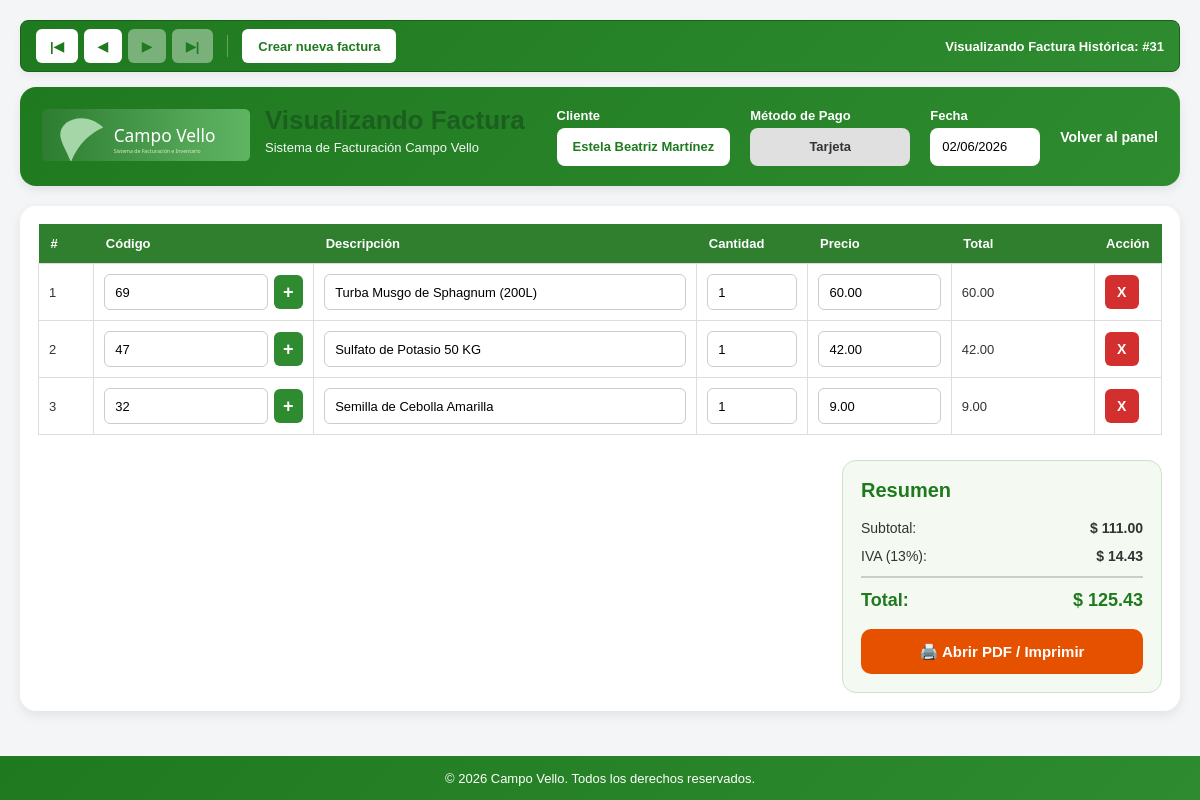
Page /cajero/nueva_factura.php?id=31 (signed in) on the committed database.
### tables this page shows
CREATE TABLE `facturas` (
  `id` int(11) NOT NULL,
  `user_id` int(11) DEFAULT NULL,
  `client_id` int(11) DEFAULT NULL,
  `metodo_pago` varchar(20) NOT NULL DEFAULT 'Efectivo',
  `subtotal` decimal(12,2) DEFAULT 0.00,
  `iva_amount` decimal(12,2) DEFAULT 0.00,
  `total` decimal(12,2) DEFAULT NULL,
  `created_at` timestamp NOT NULL DEFAULT current_timestamp()
);

CREATE TABLE `clientes` (
  `id` int(11) NOT NULL,
  `name` varchar(150) DEFAULT NULL,
  `nit` varchar(80) DEFAULT NULL,
  `address` varchar(255) DEFAULT NULL,
  `phone` varchar(50) DEFAULT NULL,
  `email` varchar(150) DEFAULT NULL,
  `created_at` timestamp NOT NULL DEFAULT current_timestamp()
);

CREATE TABLE `invoice_items` (
  `id` int(11) NOT NULL,
  `invoice_id` int(11) DEFAULT NULL,
  `product_id` int(11) DEFAULT NULL,
  `quantity` int(11) DEFAULT NULL,
  `price` decimal(10,2) DEFAULT NULL
);

CREATE TABLE `productos` (
  `id` int(11) NOT NULL,
  `name` varchar(150) DEFAULT NULL,
  `category_id` int(11) DEFAULT NULL,
  `location` varchar(120) DEFAULT NULL,
  `price` decimal(10,2) DEFAULT NULL,
  `stock` int(11) DEFAULT 0
);

### cajero/nueva_factura.php (the view, shortened to what this page needs)
<?php
$pdo = getPDO();
$factura_id_actual = isset($_GET['id']) ? intval($_GET['id']) : null;
$factura_guardada = null;
$detalles_guardados = [];
$id_primero  = $pdo->query("SELECT MIN(id) FROM facturas")->fetchColumn();
$id_ultimo   = $pdo->query("SELECT MAX(id) FROM facturas")->fetchColumn();
$id_anterior = null;
$id_siguiente = null;
$siguiente_id_factura = $id_ultimo ? ($id_ultimo + 1) : 1;
if ($factura_id_actual) {
    $stmt = $pdo->prepare("
        SELECT f.*, c.name AS cliente_nombre
        FROM facturas f
        LEFT JOIN clientes c ON f.client_id = c.id
        WHERE f.id = ?
    ");
    $stmt->execute([$factura_id_actual]);
    $factura_guardada = $stmt->fetch();
    if ($factura_guardada) {
        $stmtDet = $pdo->prepare("
            SELECT i.*, p.name AS producto_nombre
            FROM invoice_items i
            LEFT JOIN productos p ON i.product_id = p.id
            WHERE i.invoice_id = ?
        ");
        $stmtDet->execute([$factura_id_actual]);
        $detalles_guardados = $stmtDet->fetchAll();
        $id_anterior  = $pdo->query("SELECT MAX(id) FROM facturas WHERE id < $factura_id_actual")->fetchColumn();
        $id_siguiente = $pdo->query("SELECT MIN(id) FROM facturas WHERE id > $factura_id_actual")->fetchColumn();
    }
} else {
    $id_anterior = $id_ultimo;
    $id_siguiente = null;
}
$fecha_actual = $factura_guardada ? date('d/m/Y', strtotime($factura_guardada['created_at'])) : date('d/m/Y');
?>
<!DOCTYPE html>
<html lang="es">
<head>
    <link rel="stylesheet" href="../assets/css/style.css">
</head>
<body>
<div class="contenedor">
    <div class="barra-sap">
        <a href="nueva_factura.php?id=<?= $id_primero ?>" class="btn-sap <?= ($factura_id_actual == $id_primero || !$id_primero) ? 'disabled' : '' ?>" title="Primera Factura">|◀</a>
        <a href="nueva_factura.php?id=<?= $id_anterior ?>" class="btn-sap <?= !$id_anterior ? 'disabled' : '' ?>" title="Factura Anterior">◀</a>
        <a href="nueva_factura.php?id=<?= $id_siguiente ?>" class="btn-sap <?= !$id_siguiente ? 'disabled' : '' ?>" title="Factura Siguiente">▶</a>
        <a href="nueva_factura.php?id=<?= $id_ultimo ?>" class="btn-sap <?= ($factura_id_actual == $id_ultimo || !$id_ultimo || !$factura_id_actual) ? 'disabled' : '' ?>" title="Última Factura">▶|</a>
        <a href="nueva_factura.php" class="btn-crear-sap" title="Crear una nueva factura de cero">Crear nueva factura</a>
        <span style="margin-left:auto; font-size:13px; font-weight:bold; color:#ffffff;">
            <?php if ($factura_id_actual): ?>
                Visualizando Factura Histórica: #<?= $factura_id_actual ?>
            <?php else: ?>
                Factura #<?= $siguiente_id_factura ?>
            <?php endif; ?>
        </span>
    </div>
    <div class="header-factura">
        <div class="header-izquierda">
            <div class="logo-box">
                <img src="../assets/img/logo.svg" alt="Logo">
            </div>
            <div class="titulo">
                <h1><?= $factura_guardada ? 'Visualizando Factura' : 'Nueva Factura' ?></h1>
                <p>Sistema de Facturación Campo Vello</p>
            </div>
        </div>
        <div class="header-derecha">
            <div class="campo-header">
                <label>Cliente</label>
                <button type="button" class="btn-clientes" onclick="abrirModalClientes()" <?= $factura_guardada ? 'disabled' : '' ?>>
                    <?= $factura_guardada ? htmlspecialchars($factura_guardada['cliente_nombre']) : 'Seleccionar Cliente' ?>
                </button>
            </div>
            <div class="campo-header">
                <label>Método de Pago</label>
                <?php if ($factura_guardada): ?>
                    <input type="text" value="<?= htmlspecialchars($factura_guardada['metodo_pago'] ?? 'Efectivo') ?>" readonly style="width: 160px; height: 38px; border: none; border-radius: 8px; padding: 8px 12px; font-size: 13px; background: #e0e0e0; font-weight: bold; color: #333; text-align: center;">
                <?php endif; ?>
            </div>
            <div class="campo-header">
                <label>Fecha</label>
                <input type="text" value="<?= $fecha_actual ?>" readonly style="width: 110px;">
            </div>
            <a href="ventas.php" class="volver-panel">
                Volver al panel
            </a>
        </div>
    </div>
    <div class="card">
        <form method="POST" action="nueva_factura.php" id="formFactura">
            <table id="tablaFactura">
                <thead>
                    <tr>
                        <th width="5%">#</th>
                        <th width="20%">Código</th>
                        <th width="35%">Descripción</th>
                        <th width="10%">Cantidad</th>
                        <th width="13%">Precio</th>
                        <th width="13%">Total</th>
                        <th width="4%">Acción</th>
                    </tr>
                </thead>
                <tbody id="bodyFactura">
                    <?php if ($factura_guardada): ?>
                        <?php foreach ($detalles_guardados as $index => $item): ?>
                            <tr>
                                <td><?= $index + 1 ?></td>
                                <td>
                                    <div class="codigo-box">
                                        <input type="text" class="codigo-input" name="codigo[]" value="<?= $item['product_id'] ?>" readonly>
                                        <button type="button" class="btn-buscar" disabled>+</button>
                                    </div>
                                </td>
                                <td><input type="text" class="descripcion-input" name="descripcion[]" value="<?= htmlspecialchars($item['producto_nombre'] ?? 'Producto no existente') ?>" readonly></td>
                                <td><input type="number" class="cantidades-input" name="cantidad[]" value="<?= $item['quantity'] ?>" readonly></td>
                                <td><input type="text" class="precio-input" name="precio[]" value="<?= $item['price'] ?>" readonly></td>
                                <td class="total-fila"><?= number_format($item['quantity'] * $item['price'], 2) ?></td>
                                <td><button type="button" class="btn-eliminar" disabled>X</button></td>
                            </tr>
                        <?php endforeach; ?>
                    <?php endif; ?>
                </tbody>
            </table>
            <div class="footer-factura">
                <div class="resumen">
                    <h2>Resumen</h2>
                    <div class="linea-resumen">
                        <span>Subtotal:</span>
                        <strong>$ <span id="subtotal"><?= $factura_guardada ? number_format($factura_guardada['subtotal'], 2) : '0.00' ?></span></strong>
                    </div>
                    <div class="linea-resumen">
                        <span>IVA (13%):</span>
                        <strong>$ <span id="iva"><?= $factura_guardada ? number_format($factura_guardada['iva_amount'], 2) : '0.00' ?></span></strong>
                    </div>
                    <div class="linea-resumen total-final">
                        <span>Total:</span>
                        <strong>$ <span id="total"><?= $factura_guardada ? number_format($factura_guardada['total'], 2) : '0.00' ?></span></strong>
                    </div>
                    <?php if (!$factura_guardada): ?>
                        <button type="submit" class="btn-guardar">
                            Guardar Factura
                        </button>
                    <?php else: ?>
                        <a href="generar_pdf.php?id=<?= $factura_id_actual ?>" target="_blank" class="btn-imprimir-pdf">
                            🖨️ Abrir PDF / Imprimir
                        </a>
                    <?php endif; ?>
                </div>
            </div>
        </form>
    </div>
</div>
<footer>
    © <?= date('Y') ?> Campo Vello. Todos los derechos reservados.
</footer>
</body>
</html>

### assets/css/style.css (style rules this page uses)
body { font-family: Segoe UI, Tahoma, sans-serif; background: linear-gradient(180deg, #eef8f0, #ffffff); margin: 0; color: #1b3b18; }
h1, h2 { color: #1b5e20; margin: 0 0 12px 0; }
input, select, textarea { padding: 8px; border-radius: 6px; border: 1px solid #ced4da; width: 100%; box-sizing: border-box; }

### cajero/nueva_factura.php (style rules this page uses)
* { box-sizing:border-box; }
body { margin:0; background:#f3f5f7; font-family:Arial, Helvetica, sans-serif; color:#333; }
.contenedor { padding:20px; }
.barra-sap { background: linear-gradient(135deg, #1f7a1f, #2f8b2f); border: 1px solid #196119; padding: 8px 15px; display: flex; align-items: center; gap: 6px; margin-bottom: 15px; border-radius: 8px; box-shadow: 0 4px 10px rgba(0,0,0,0.05); }
.btn-sap { background: #ffffff; border: none; border-radius: 6px; padding: 6px 14px; cursor: pointer; font-weight: bold; font-size: 13px; color: #1f7a1f; text-decoration: none; display: inline-flex; align-items: center; justify-content: center; transition: background 0.2s, opacity 0.2s; height: 34px; outline: none; }
.btn-sap.disabled { opacity: 0.4; cursor: not-allowed; pointer-events: none; }
.btn-crear-sap { background: #ffffff; color: #1f7a1f; border: none; font-weight: bold; border-radius: 6px; padding: 6px 16px; font-size: 13px; text-decoration: none; display: inline-flex; align-items: center; height: 34px; transition: background 0.2s, transform 0.1s; outline: none; }
.header-factura { background:linear-gradient(135deg,#1f7a1f,#2f8b2f); color:white; border-radius:16px; padding:18px 22px; display:flex; justify-content:space-between; align-items:center; margin-bottom:20px; box-shadow:0 4px 10px rgba(0,0,0,0.08); }
.header-izquierda { display:flex; align-items:center; gap:15px; }
.logo-box img { height:52px; }
.titulo h1 { margin:0; font-size:26px; font-weight:bold; }
.titulo p { margin-top:4px; font-size:13px; opacity:0.95; }
.header-derecha { display:flex; align-items:center; gap:20px; }
.volver-panel { color:white; text-decoration:none; font-size:14px; font-weight:600; transition:0.2s; }
.campo-header { display:flex; flex-direction:column; }
.campo-header label { font-size:13px; font-weight:bold; margin-bottom:5px; }
.campo-header input { height:38px; border:none; border-radius:8px; padding:8px 12px; font-size:13px; outline:none; }
.btn-clientes { height:38px; border:none; border-radius:8px; padding:0 16px; background:white; color:#1f7a1f; font-weight:bold; cursor:pointer; font-size:13px; outline: none; }
.card { background:white; border-radius:16px; padding:18px; box-shadow:0 4px 12px rgba(0,0,0,0.08); }
table { width:100%; border-collapse:collapse; }
thead { background:#2f7f2f; color:white; }
thead th { padding:12px; text-align:left; font-size:13px; }
tbody td { border:1px solid #ddd; padding:10px; font-size:13px; background:white; }
.codigo-box { display:flex; align-items:center; gap:6px; }
.codigo-input, .descripcion-input, .cantidades-input, .precio-input { width:100%; height:36px; border:1px solid #ccc; border-radius:6px; padding:6px 10px; font-size:13px; outline:none; }
.btn-buscar { width:34px; height:34px; border:none; border-radius:6px; background:#2f8b2f; color:white; cursor:pointer; font-size:18px; font-weight:bold; outline: none; }
.btn-eliminar { width:34px; height:34px; border:none; border-radius:6px; background:#d32f2f; color:white; cursor:pointer; font-size:14px; font-weight:bold; outline: none; }
.footer-factura { margin-top:25px; display:flex; justify-content:flex-end; }
.resumen { width:320px; background:#f4faf2; border:1px solid #cde3c5; border-radius:14px; padding:18px; }
.resumen h2 { margin-top:0; margin-bottom:18px; color:#1f7a1f; font-size:20px; }
.linea-resumen { display:flex; justify-content:space-between; margin-bottom:12px; font-size:14px; }
.total-final { border-top:2px solid #ccc; padding-top:12px; margin-top:12px; font-size:18px; font-weight:bold; color:#1f7a1f; }
.btn-imprimir-pdf { display: flex; align-items: center; justify-content: center; gap: 8px; width:100%; margin-top:18px; height:45px; border:none; border-radius:10px; background:#e65100; color:white; font-size:15px; font-weight:bold; cursor:pointer; text-decoration: none; transition: background 0.2s; outline: none; }
footer { margin-top:25px; background:linear-gradient(135deg,#1f7a1f,#2f8b2f); color:white; text-align:center; padding:15px; font-size:13px; }

### rows in the picture
facturas: client.name "Estela Beatriz Martínez", metodo_pago "Tarjeta", created_at "02/06/2026", subtotal "111.00", iva_amount "14.43", total "125.43"
invoice_items: product "69", product.name "Turba Musgo de Sphagnum (200L)", quantity "1", price "60.00", $item['quantity']*$item['price'] "60.00"
invoice_items: product "47", product.name "Sulfato de Potasio 50 KG", quantity "1", price "42.00", $item['quantity']*$item['price'] "42.00"
invoice_items: product "32", product.name "Semilla de Cebolla Amarilla", quantity "1", price "9.00", $item['quantity']*$item['price'] "9.00"

### other values in the picture
$factura_id_actual "31"
